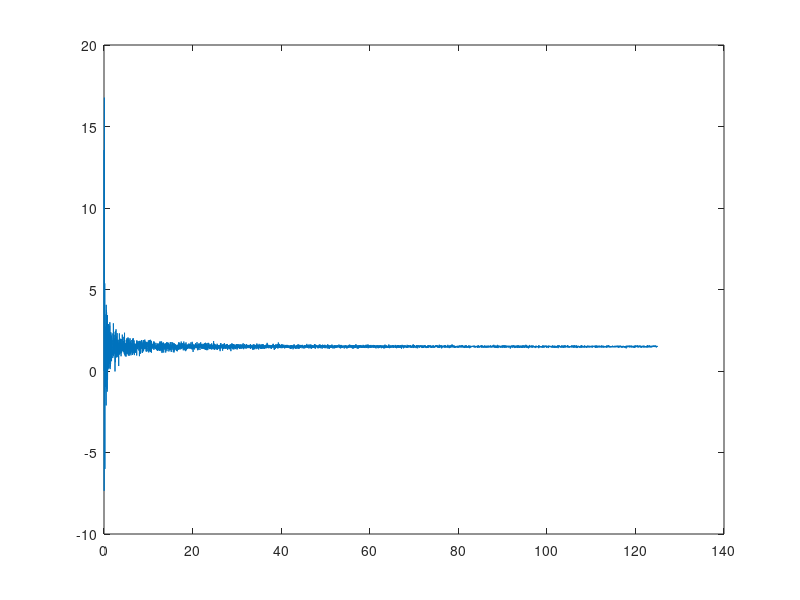

The MATLAB source for this figure: (Note: this script raises an error after producing the figure.)
% Simulation parameters
fs = 250;        % Sampling frequency (Hz)
n_seconds = 60*1;    % Duration of the signal (seconds)
n_samples = fs * n_seconds;  % Total number of samples

% Generate time vector
times = (0:n_samples-1) / fs;

% Generate aperiodic (1/f) signal
exponent = 1.5;     % Exponent of the 1/f process
intercept = 1.5;
freqs = (0:(n_samples/2)) / n_seconds;
% spectrum = randn(size(freqs)) .* (1 ./ freqs).^(exponent / 2);
spectrum = intercept+randn(size(freqs)) .* (1 ./ freqs).^(exponent / 2);
% spectrum = (1 ./ freqs).^(exponent / 2);
spectrum(1) = 0;  % Set the DC component to zero

% Create the full spectrum (conjugate symmetric)
full_spectrum = [spectrum, fliplr(spectrum(2:end-1))];

figure
plot(freqs, spectrum)

% Convert the spectrum back to the time domain
aperiodic_signal = ifft(full_spectrum, 'symmetric');

% Plot the aperiodic signal
figure;
plot(times, aperiodic_signal, 'LineWidth', 1);
title('Simulated Aperiodic Signal');
xlabel('Time (s)');
ylabel('Amplitude');


 [Power, Frequencies] = oscip.compute_power(aperiodic_signal, fs, 4, .5);
 figure
 plot(Frequencies, Power)
 set(gca, 'XScale','log', 'YScale', 'log')